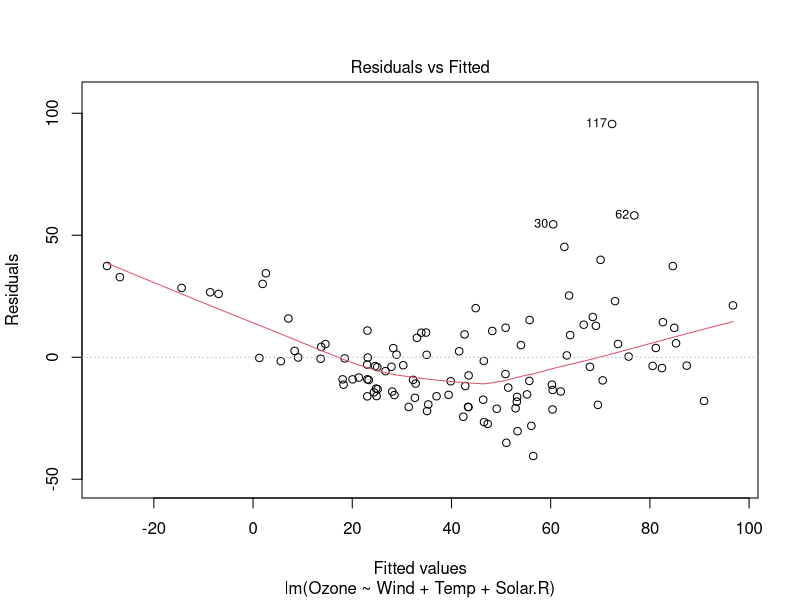
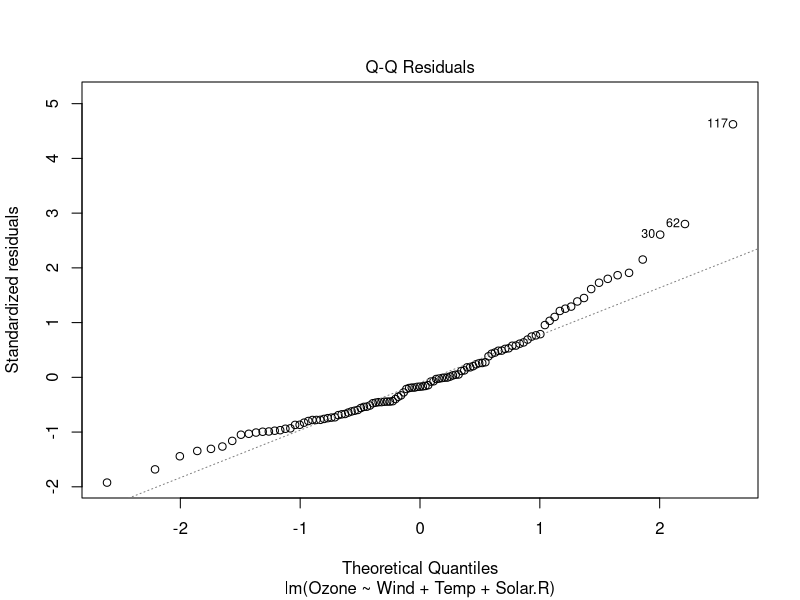
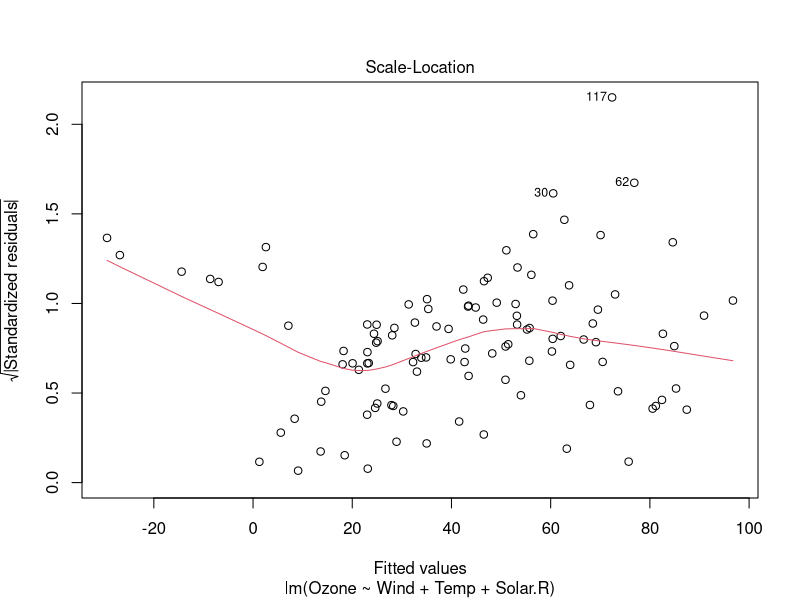
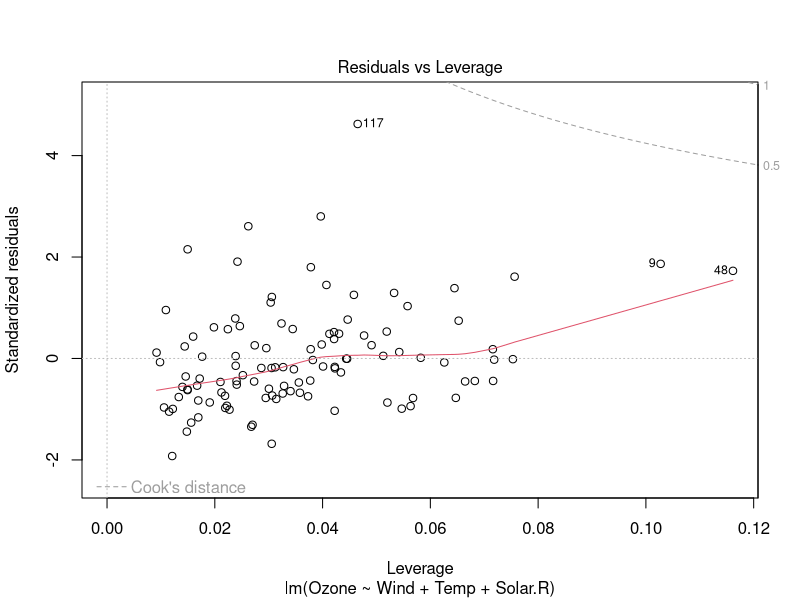

Generate these figures, in order, with R:
## ---- chunk 1
knitr::opts_chunk$set(echo = TRUE)
## ---- chunk 2
summary(cars)
## ---- chunk 3
library(datasets)
data(airquality)

fit <- lm(Ozone ~ Wind + Temp + Solar.R, data = airquality)

plot(fit)
## ---- chunk 4

library(xtable)
xt <- xtable(summary(fit))
print(xt, type = "html")

